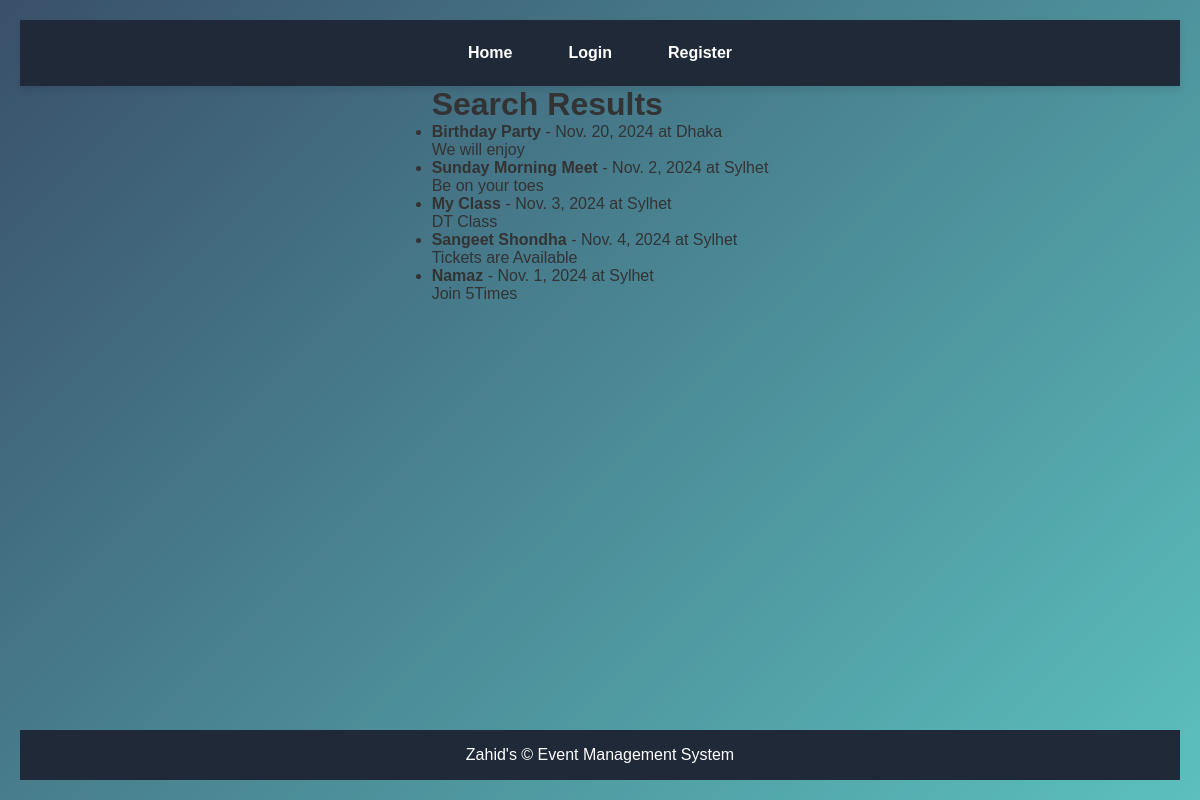
The app's page /search/ with its own data.
### events/models.py (models this page shows, shortened)
class Event(models.Model):
    name = models.CharField(max_length=100)
    date = models.DateField()
    location = models.CharField(max_length=100)
    category = models.ForeignKey(Category, on_delete=models.CASCADE)  # Reference to Category
    description = models.TextField()
    created_by = models.ForeignKey(get_user_model(), on_delete=models.CASCADE)
    max_capacity = models.PositiveIntegerField()
    booked_count = models.PositiveIntegerField(default=0)

### events/views.py (the view)
# urls.py: path('search/', views.search_events, name='search_events'),  # Ensure this line is present
def search_events(request):
    query = request.GET.get('q', '')
    category = request.GET.get('category', '')
    events = Event.objects.all()
    if query:
        events = events.filter(name__icontains=query)
    if category:
        events = events.filter(category=category)
    return render(request, 'events/search_results.html', {
        'events': events,
        'query': query,
        'category': category
    })

### events/templates/events/search_results.html (shortened to what this page needs)
{% extends 'events/base.html' %}
{% block content %}
<h1>Search Results</h1>
{% if events %}
    <ul>
        {% for event in events %}
            <li>
                <strong>{{ event.name }}</strong> - {{ event.date }} at {{ event.location }}
                <p>{{ event.description }}</p>
            </li>
        {% endfor %}
    </ul>
{% else %}
    <p>No events match your search criteria.</p>
{% endif %}
{% endblock %}

### events/static/css/style.css (style rules this page uses)
* { margin: 0; padding: 0; box-sizing: border-box; }
body { font-family: Arial, sans-serif; background: linear-gradient(135deg, #3a506b, #5bc0be); color: #333; display: flex; flex-direction: column; min-height: 100vh; align-items: center; padding: 20px; }

### records on screen
Event: name "Birthday Party", date "Nov. 20, 2024", location "Dhaka", description "We will enjoy"
Event: name "Sunday Morning Meet", date "Nov. 2, 2024", location "Sylhet", description "Be on your toes"
Event: name "My Class", date "Nov. 3, 2024", location "Sylhet", description "DT Class"
Event: name "Sangeet Shondha", date "Nov. 4, 2024", location "Sylhet", description "Tickets are Available"
Event: name "Namaz", date "Nov. 1, 2024", location "Sylhet", description "Join 5Times"
